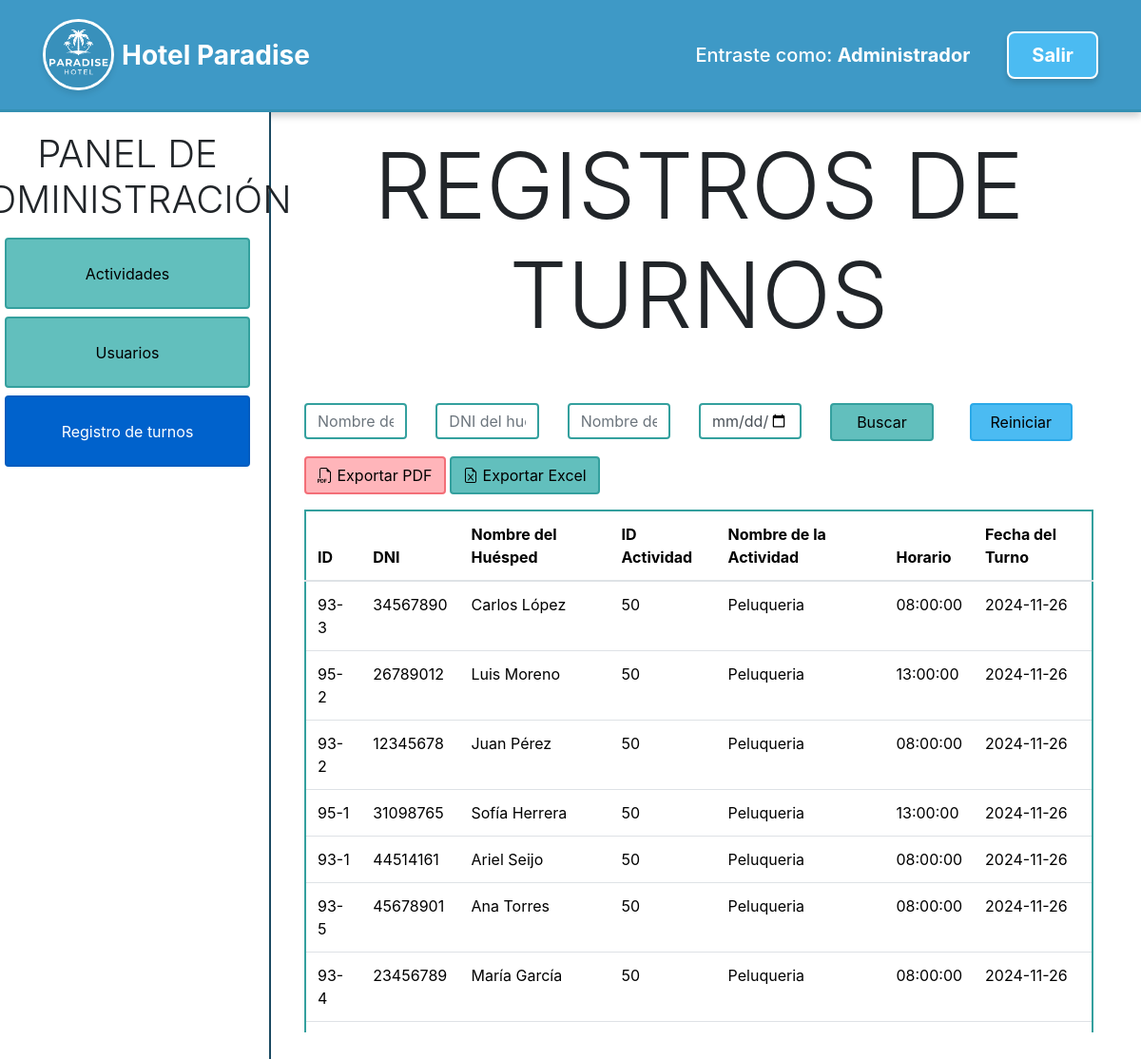
/PAGINAS/administrador-registros.php (signed in), run on the app's committed database.
### tables this page shows
CREATE TABLE `reservas` (
  `id` varchar(50) NOT NULL,
  `huesped_dni` varchar(20) DEFAULT NULL,
  `actividad_id` int(11) DEFAULT NULL,
  `cupo_id` int(11) DEFAULT NULL,
  `horario` time DEFAULT NULL,
  `fecha` date NOT NULL
);

CREATE TABLE `huespedes` (
  `huesped_nombre` varchar(100) NOT NULL,
  `huesped_dni` varchar(8) NOT NULL,
  `huesped_email` varchar(255) NOT NULL,
  `huesped_integrantes` int(2) NOT NULL,
  `huesped_direccion` varchar(255) NOT NULL,
  `huesped_ingreso` date NOT NULL,
  `huesped_egreso` date NOT NULL
);

CREATE TABLE `actividades` (
  `id` int(11) NOT NULL,
  `nombre` varchar(255) NOT NULL,
  `descripcion` text DEFAULT NULL,
  `horario_inicio` time NOT NULL,
  `horario_cierre` time NOT NULL,
  `formato` enum('individual','grupal') NOT NULL,
  `capacidad_turno` tinyint(3) NOT NULL,
  `duracion` int(11) NOT NULL,
  `imagen` varchar(255) DEFAULT NULL,
  `dia_inicio` varchar(255) NOT NULL,
  `dia_fin` varchar(255) NOT NULL
);

### SCRIPT/generar_registros.php (the view, shortened to what this page needs)
<?php
include 'conexion.php';
$filtroFecha = isset($_GET['fecha']) ? $_GET['fecha'] : '';
$filtroNombreHuesped = isset($_GET['nombre_huesped']) ? $_GET['nombre_huesped'] : '';
$filtroDNI = isset($_GET['dni']) ? $_GET['dni'] : '';
$filtroActividad = isset($_GET['nombre_actividad']) ? $_GET['nombre_actividad'] : '';
$sql = "SELECT
            reservas.id,
            reservas.huesped_dni,
            reservas.actividad_id,
            reservas.cupo_id,
            reservas.horario,
            reservas.fecha,
            huespedes.huesped_nombre,
            actividades.nombre AS nombre_actividad
        FROM reservas
        JOIN huespedes ON reservas.huesped_dni = huespedes.huesped_dni
        JOIN actividades ON reservas.actividad_id = actividades.id
        WHERE 1";
$sql .= " ORDER BY reservas.fecha DESC";
$stmt = $conn->prepare($sql);
$stmt->execute();
$result = $stmt->get_result();
?>
<div class="container mt-5">
    <form method="GET" action="administrador-registros.php">
        <div class="row mb-3" class="mt-2 mb-2">
            <div class="col-md-2">
                <input type="text" name="nombre_huesped" class="form-control" placeholder="Nombre del huésped" value="<?php echo htmlspecialchars($filtroNombreHuesped); ?>">
            </div>
            <div class="col-md-2">
                <input type="text" name="dni" class="form-control" placeholder="DNI del huésped" value="<?php echo htmlspecialchars($filtroDNI); ?>">
            </div>
            <div class="col-md-2">
                <input type="text" name="nombre_actividad" class="form-control" placeholder="Nombre de la actividad" value="<?php echo htmlspecialchars($filtroActividad); ?>">
            </div>
            <div class="col-md-2">
                <input type="date" name="fecha" class="form-control" value="<?php echo htmlspecialchars($filtroFecha); ?>">
            </div>
            <div class="col-md-2">
                <button type="submit" class="btn w-100 btn-primary">Buscar</button>
            </div>
            <div class="col-md-2">
                <a href="administrador-registros.php" class="btn w-100 btn-secondary ms-2">Reiniciar</a>
            </div>
        </div>
    </form>
    <button type="button" class="btn btn-danger mb-3" onclick="downloadPDF()">
    <i class="bi bi-filetype-pdf"></i>
    Exportar PDF</button>
    <button type="button" class="btn btn-success mb-3" onclick="downloadExcel()">
    <i class="bi bi-file-earmark-excel"></i> Exportar Excel</button>
    <div class="table-responsive" style="max-height: 550px; overflow-y: auto;">
        <table class="table">
            <thead>
                <tr>
                    <th>ID</th>
                    <th>DNI</th>
                    <th>Nombre del Huésped</th>
                    <th>ID Actividad</th>
                    <th>Nombre de la Actividad</th>
                    <th>Horario</th>
                    <th>Fecha del Turno</th>
                </tr>
            </thead>
            <tbody>
                <?php if ($result->num_rows > 0): ?>
                    <?php while ($row = $result->fetch_assoc()): ?>
                        <tr>
                            <td><?php echo htmlspecialchars($row['id']); ?></td>
                            <td><?php echo htmlspecialchars($row['huesped_dni']); ?></td>
                            <td><?php echo htmlspecialchars($row['huesped_nombre']); ?></td>
                            <td><?php echo htmlspecialchars($row['actividad_id']); ?></td>
                            <td><?php echo htmlspecialchars($row['nombre_actividad']); ?></td>
                            <td><?php echo htmlspecialchars($row['horario']); ?></td>
                            <td><?php echo htmlspecialchars($row['fecha']); ?></td>
                        </tr>
                    <?php endwhile; ?>
                <?php else: ?>
                    <tr>
                        <td colspan="7">No se encontraron reservas.</td>
                    </tr>
                <?php endif; ?>
            </tbody>
        </table>
    </div>
</div>

### ESTILOS/panel-administrador-estilo.css (style rules this page uses)
* { margin: 0; padding: 0; }
.row { width: 100%; height: 100%; }
body { background-color: white; }

### SCRIPT/generar_registros.php (style rules this page uses)
.col-md-2 input { border: 2px solid #34a09e; }

### PAGINAS/administrador-registros.php (style rules this page uses)
.btn-primary { color: black; background-color: #62bfbd; border: 2px solid #34a09e; }
.btn-danger { color: black; background-color: #ffb5ba; border: 2px solid #f36f78; }
.btn-secondary { color: black; background-color: #4bbbf2; border: 2px solid #2aa9e8; }
.btn-success { color: black; background-color: #62bfbd; border: 2px solid #34a09e; }
.table { border: 2px solid #34a09e; border-collapse: collapse; width: 100%; }
td, th { border: none; padding: 10px; text-align: left; }

### data on the page
reservas: id "93-3", huesped_dni "34567890", huesped_dni.huesped_nombre "Carlos López", actividad "50", actividad.nombre "Peluqueria", horario "08:00:00", fecha "2024-11-26"
reservas: id "95-2", huesped_dni "26789012", huesped_dni.huesped_nombre "Luis Moreno", actividad "50", actividad.nombre "Peluqueria", horario "13:00:00", fecha "2024-11-26"
reservas: id "93-2", huesped_dni "12345678", huesped_dni.huesped_nombre "Juan Pérez", actividad "50", actividad.nombre "Peluqueria", horario "08:00:00", fecha "2024-11-26"
reservas: id "95-1", huesped_dni "31098765", huesped_dni.huesped_nombre "Sofía Herrera", actividad "50", actividad.nombre "Peluqueria", horario "13:00:00", fecha "2024-11-26"
reservas: id "93-1", huesped_dni "44514161", huesped_dni.huesped_nombre "Ariel Seijo", actividad "50", actividad.nombre "Peluqueria", horario "08:00:00", fecha "2024-11-26"
reservas: id "93-5", huesped_dni "45678901", huesped_dni.huesped_nombre "Ana Torres", actividad "50", actividad.nombre "Peluqueria", horario "08:00:00", fecha "2024-11-26"
reservas: id "93-4", huesped_dni "23456789", huesped_dni.huesped_nombre "María García", actividad "50", actividad.nombre "Peluqueria", horario "08:00:00", fecha "2024-11-26"

### other printed values
$rol "Administrador"
